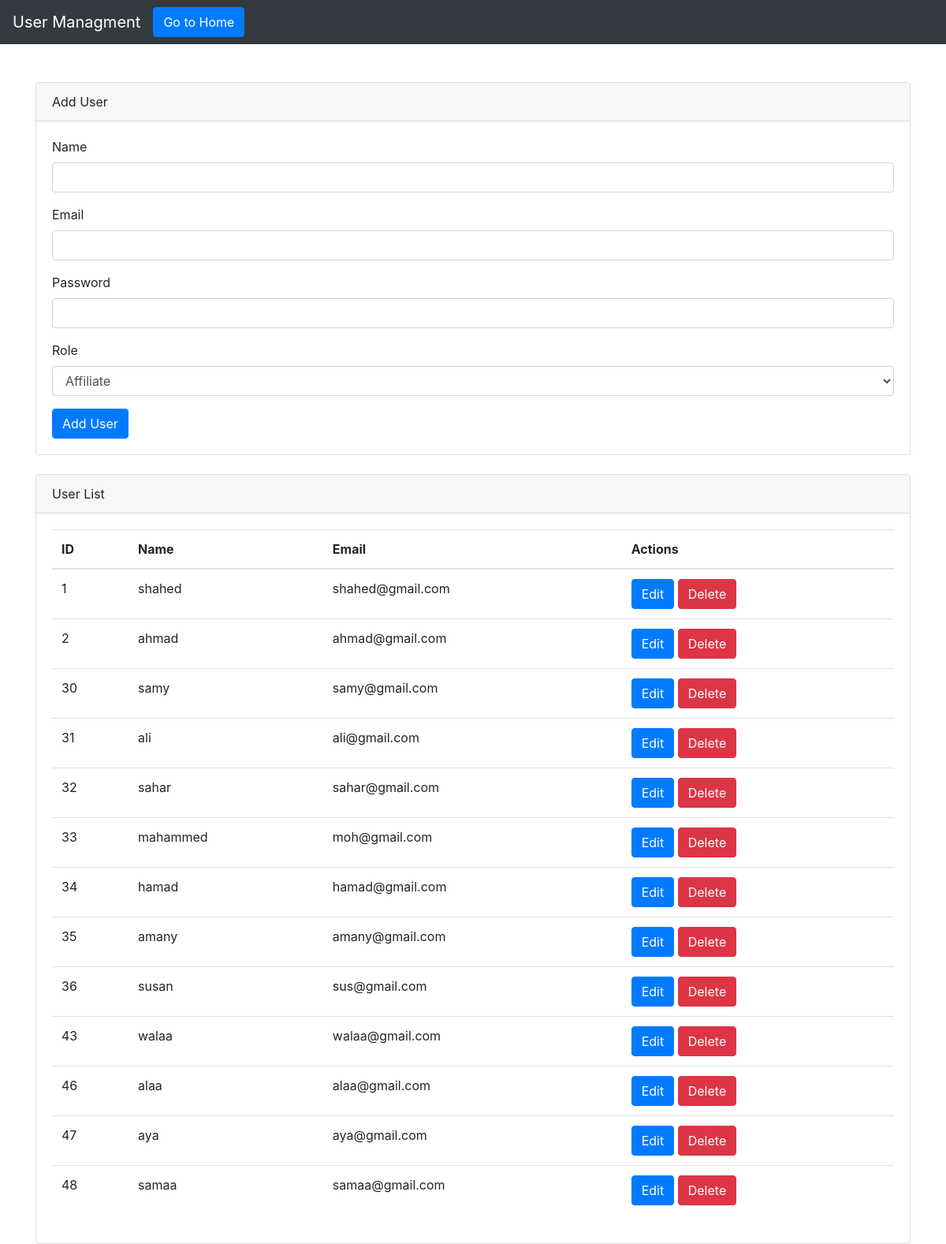
The app's page /usersDash.php with its own data.
### tables this page shows
CREATE TABLE `users` (
  `id` int(11) NOT NULL,
  `Name` varchar(50) NOT NULL,
  `email` varchar(100) NOT NULL,
  `password` int(11) NOT NULL,
  `ref_code` varchar(255) NOT NULL DEFAULT 'C0D217',
  `user_code` varchar(200) NOT NULL DEFAULT current_timestamp(),
  `role` varchar(50) NOT NULL DEFAULT 'affiliate'
);

### usersDash.php (the view, shortened to what this page needs)
<?php
function getUsers()
{
  include 'database_connection.php';
  $query = "SELECT * FROM users";
  $result = mysqli_query($connection, $query);
  if ($result) {
    $users = mysqli_fetch_all($result, MYSQLI_ASSOC);
    return $users;
  } else {
    die("Error: " . mysqli_error($connection));
  }
}
$users = getUsers();
?>
<!DOCTYPE html>
<html>
<head>
  <link rel="stylesheet" href="https://stackpath.bootstrapcdn.com/bootstrap/4.5.2/css/bootstrap.min.css">
</head>
<body>
  <nav class="navbar navbar-expand-lg navbar-dark bg-dark">
    <a class="navbar-brand " href="#">User Managment </a>
    <a href="adminhome.php" class="btn btn-primary">Go to Home</a>
  </nav>
  <br><br>
  <div class="container">
    <div class="card">
      <div class="card-header">
        Add User
      </div>
      <div class="card-body">
        <form action="addUsers.php" method="POST">
          <div class="form-group">
            <label for="name">Name</label>
            <input type="text" class="form-control" id="name" name="name" required>
          </div>
          <div class="form-group">
            <label for="email">Email</label>
            <input type="email" class="form-control" id="email" name="email" required>
          </div>
          <div class="form-group">
            <label for="password">Password</label>
            <input type="password" class="form-control" id="password" name="password" required>
          </div>
          <div class="form-group">
            <label for="role">Role</label>
            <select class="form-control" id="role" name="role" required>
              <option value="affiliate">Affiliate</option>
            </select>
          </div>
          <button type="submit" class="btn btn-primary" name="addUser">Add User</button>
        </form>
      </div>
    </div>
    <div class="card mt-4">
      <div class="card-header">
        User List
      </div>
      <div class="card-body">
        <table class="table">
          <thead>
            <tr>
              <th>ID</th>
              <th>Name</th>
              <th>Email</th>
              <th>Actions</th>
            </tr>
          </thead>
          <tbody>
            <?php foreach ($users as $user) { ?>
              <tr>
                <td><?php echo $user['id']; ?></td>
                <td><?php echo $user['Name']; ?></td>
                <td><?php echo $user['email']; ?></td>
                <td>
                  <a href="editUser.php?id=<?php echo $user['id']; ?>" class="btn btn-primary">Edit</a>
                  <a href="deleteUser.php?id=<?php echo $user['id']; ?>" class="btn btn-danger" onclick="return confirm('Are you sure you want to delete this user?')">Delete</a>
                </td>
              </tr>
            <?php } ?>
          </tbody>
        </table>
      </div>
    </div>
  </div>
</body>
</html>

### records on screen
users: id "1", Name "shahed", email "shahed@gmail.com"
users: id "2", Name "ahmad", email "ahmad@gmail.com"
users: id "30", Name "samy", email "samy@gmail.com"
users: id "31", Name "ali", email "ali@gmail.com"
users: id "32", Name "sahar", email "sahar@gmail.com"
users: id "33", Name "mahammed", email "moh@gmail.com"
users: id "34", Name "hamad", email "hamad@gmail.com"
users: id "35", Name "amany", email "amany@gmail.com"
users: id "36", Name "susan", email "sus@gmail.com"
users: id "43", Name "walaa", email "walaa@gmail.com"
users: id "46", Name "alaa", email "alaa@gmail.com"
users: id "47", Name "aya", email "aya@gmail.com"
users: id "48", Name "samaa", email "samaa@gmail.com"
